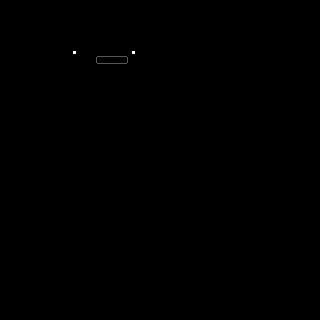

This is a level from a 2D game, rendered from its Tiled map with the project's own tilesets. A one-line summary and the complete map file follow:
An orthogonal 10x10 tile map with 32x32 px tiles, 1 tile layer (Tile Layer 1).

<map version="1.2" tiledversion="1.2.3" orientation="orthogonal" renderorder="right-down" width="10" height="10" tilewidth="32" tileheight="32" infinite="0" nextlayerid="2" nextobjectid="1">
 <tileset firstgid="1" name="tiles" tilewidth="32" tileheight="16" tilecount="2" columns="0">
  <grid orientation="orthogonal" width="1" height="1" />
  <tile id="0">
   <image width="16" height="16" source="ball.png" />
  </tile>
  <tile id="1">
   <image width="32" height="8" source="stick.png" />
  </tile>
 </tileset>
 <layer id="1" name="Tile Layer 1" width="10" height="10">
  <data encoding="csv">
0,0,0,0,0,0,0,0,0,0,
0,0,1,2,2147483649,0,0,0,0,0,
0,0,0,0,0,0,0,0,0,0,
0,0,0,0,0,0,0,0,0,0,
0,0,0,0,0,0,0,0,0,0,
0,0,0,0,0,0,0,0,0,0,
0,0,0,0,0,0,0,0,0,0,
0,0,0,0,0,0,0,0,0,0,
0,0,0,0,0,0,0,0,0,0,
0,0,0,0,0,0,0,0,0,0
</data>
 </layer>
</map>
